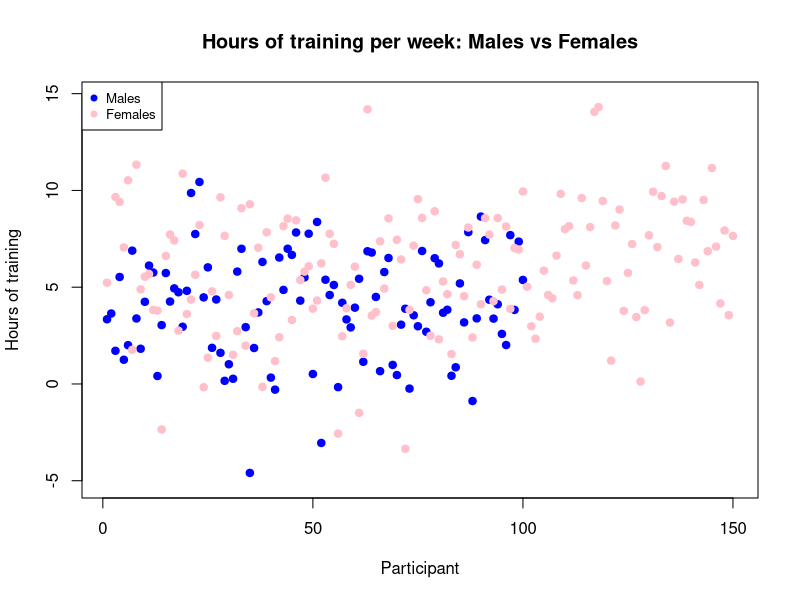

The R script that drew this image:
#Hyp testing: Comparing 2 means 

#Gym <- maale and woman train the same amoouint hrs 

N_m <- 100 
m_tr <- rnorm(N_m, mean = 4.2, sd = 2.3)

N_f <- 150 
f_tr <- rnorm(N_f, mean = 5.8, sd = 3.1)

t_result <- t.test(m_tr, f_tr, 
                   var.equal = FALSE,
                   alternative = "two.sided")
print(t_result)

#Extract key values for interpretation 

t_stat <- t_result$statistic
df <- t_result$parameter
p_value <- t_result$p.value

alpha <- 0.05 

if(p_value < alpha){
  print("We reject the null hypothesis")
}else{
  print("We fail to reject the null hypothesis")
}


# Visualisation
min_v <- min(c(m_tr, f_tr)) 
max_v <- max(c(m_tr, f_tr)) 

par(mfrow = c(1, 1))

# Males
plot(1:N_m, m_tr,
     xlab = "Participant",
     ylab = "Hours of training",
     main = "Hours of training per week: Males vs Females",
     col = "blue", pch = 19,
     ylim = c(min_v - 0.5, max_v + 0.5),   
     xlim = c(1, max(N_m, N_f))
)

# Females graph to overlay
points(1:N_f, f_tr,       
       col = "pink", pch = 19)

legend("topleft", c("Males", "Females"),
       col = c("blue", "pink"),
       pch = 19, cex = 0.8)
